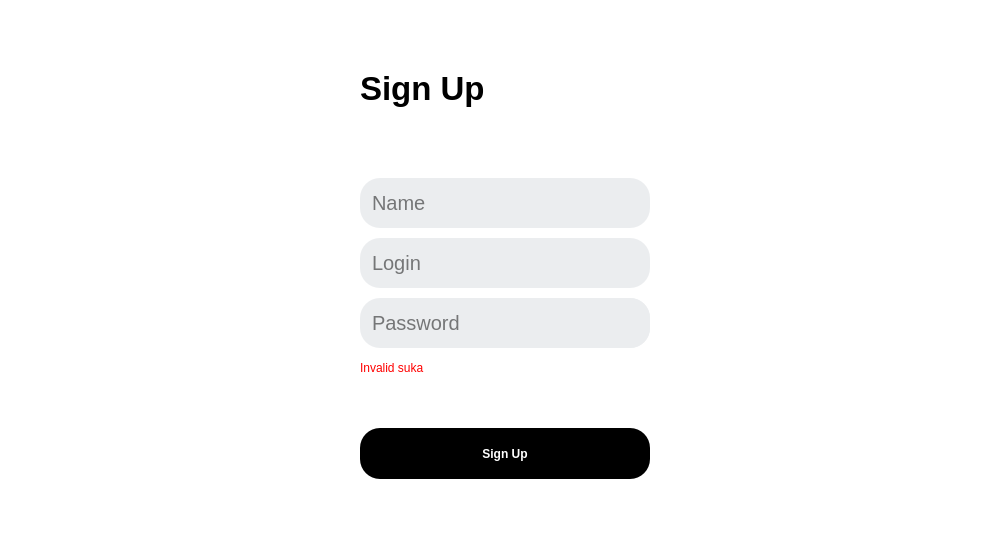
<?xml version="1.0" encoding="UTF-8"?>
<ui version="4.0">
 <class>form_Registration</class>
 <widget class="QWidget" name="form_Registration">
  <property name="geometry">
   <rect>
    <x>0</x>
    <y>0</y>
    <width>1000</width>
    <height>550</height>
   </rect>
  </property>
  <property name="minimumSize">
   <size>
    <width>1000</width>
    <height>550</height>
   </size>
  </property>
  <property name="maximumSize">
   <size>
    <width>1000</width>
    <height>550</height>
   </size>
  </property>
  <property name="windowTitle">
   <string>Form</string>
  </property>
  <property name="styleSheet">
   <string notr="true">QFrame, QWidget {
	border: 0;		
	background-color: transparent;
}

QPushButton {
	width: 40px;
	height: 40px;
	color: black;
	margin: 0;
	border-radius: 20px;
	background-color:  white;
}

QPushButton:hover {
	background-color:  rgb(235, 237, 239);
}

QPushButton:pressed {
	background-color: rgb(184,191,195);
}

QLineEdit {
	height: 50px;
	color: black;
	border-radius: 20px;
	background-color:  rgb(235, 237, 239);
	padding-left: 10px;
}

QTextBrowser QScrollBar:vertical {
	background-color: rgb(235, 237, 239);
	width: 8px;
}

QTextBrowser QScrollBar::handle:vertical {
        background-color: rgb(184,191,195);
        min-height: 5px;
        border-radius: 4px;
}

QTextBrowser QScrollBar::up-arrow:vertical, QScrollBar::down-arrow:vertical {
        background: none;
}

QTextBrowserQScrollBar::add-page:vertical, QScrollBar::sub-page:vertical {
        background: none;
}</string>
  </property>
  <layout class="QGridLayout" name="gridLayout_2">
   <property name="leftMargin">
    <number>0</number>
   </property>
   <property name="topMargin">
    <number>0</number>
   </property>
   <property name="rightMargin">
    <number>0</number>
   </property>
   <property name="bottomMargin">
    <number>0</number>
   </property>
   <property name="spacing">
    <number>0</number>
   </property>
   <item row="0" column="0">
    <widget class="QFrame" name="frame_Main">
     <property name="frameShape">
      <enum>QFrame::StyledPanel</enum>
     </property>
     <property name="frameShadow">
      <enum>QFrame::Raised</enum>
     </property>
     <layout class="QHBoxLayout" name="horizontalLayout">
      <property name="spacing">
       <number>10</number>
      </property>
      <property name="leftMargin">
       <number>0</number>
      </property>
      <property name="topMargin">
       <number>0</number>
      </property>
      <property name="rightMargin">
       <number>0</number>
      </property>
      <property name="bottomMargin">
       <number>0</number>
      </property>
      <item>
       <widget class="QFrame" name="frame_ControlMain">
        <property name="minimumSize">
         <size>
          <width>325</width>
          <height>0</height>
         </size>
        </property>
        <property name="frameShape">
         <enum>QFrame::StyledPanel</enum>
        </property>
        <property name="frameShadow">
         <enum>QFrame::Raised</enum>
        </property>
        <layout class="QVBoxLayout" name="verticalLayout_2">
         <property name="spacing">
          <number>10</number>
         </property>
         <property name="leftMargin">
          <number>0</number>
         </property>
         <property name="topMargin">
          <number>0</number>
         </property>
         <property name="rightMargin">
          <number>0</number>
         </property>
         <property name="bottomMargin">
          <number>0</number>
         </property>
         <item>
          <widget class="QFrame" name="frame_Control">
           <property name="minimumSize">
            <size>
             <width>0</width>
             <height>60</height>
            </size>
           </property>
           <property name="maximumSize">
            <size>
             <width>16777215</width>
             <height>60</height>
            </size>
           </property>
           <property name="frameShape">
            <enum>QFrame::StyledPanel</enum>
           </property>
           <property name="frameShadow">
            <enum>QFrame::Raised</enum>
           </property>
           <layout class="QHBoxLayout" name="horizontalLayout_2">
            <property name="spacing">
             <number>10</number>
            </property>
            <property name="leftMargin">
             <number>10</number>
            </property>
            <property name="topMargin">
             <number>10</number>
            </property>
            <property name="rightMargin">
             <number>10</number>
            </property>
            <property name="bottomMargin">
             <number>10</number>
            </property>
            <item>
             <widget class="QPushButton" name="button_ControlBack">
              <property name="text">
               <string/>
              </property>
             </widget>
            </item>
            <item>
             <spacer name="horizontalSpacer_3">
              <property name="orientation">
               <enum>Qt::Horizontal</enum>
              </property>
              <property name="sizeHint" stdset="0">
               <size>
                <width>252</width>
                <height>20</height>
               </size>
              </property>
             </spacer>
            </item>
           </layout>
          </widget>
         </item>
         <item>
          <spacer name="verticalSpacer_3">
           <property name="orientation">
            <enum>Qt::Vertical</enum>
           </property>
           <property name="sizeHint" stdset="0">
            <size>
             <width>20</width>
             <height>477</height>
            </size>
           </property>
          </spacer>
         </item>
        </layout>
       </widget>
      </item>
      <item>
       <widget class="QFrame" name="frame_RegistrationMain">
        <property name="minimumSize">
         <size>
          <width>327</width>
          <height>0</height>
         </size>
        </property>
        <property name="styleSheet">
         <string notr="true"/>
        </property>
        <property name="frameShape">
         <enum>QFrame::StyledPanel</enum>
        </property>
        <property name="frameShadow">
         <enum>QFrame::Raised</enum>
        </property>
        <layout class="QVBoxLayout" name="verticalLayout">
         <property name="spacing">
          <number>10</number>
         </property>
         <property name="leftMargin">
          <number>0</number>
         </property>
         <property name="topMargin">
          <number>0</number>
         </property>
         <property name="rightMargin">
          <number>0</number>
         </property>
         <property name="bottomMargin">
          <number>0</number>
         </property>
         <item>
          <spacer name="verticalSpacer">
           <property name="orientation">
            <enum>Qt::Vertical</enum>
           </property>
           <property name="sizeHint" stdset="0">
            <size>
             <width>20</width>
             <height>37</height>
            </size>
           </property>
          </spacer>
         </item>
         <item>
          <widget class="QFrame" name="frame_RegistrationWindow">
           <property name="minimumSize">
            <size>
             <width>0</width>
             <height>450</height>
            </size>
           </property>
           <property name="maximumSize">
            <size>
             <width>16777215</width>
             <height>450</height>
            </size>
           </property>
           <property name="styleSheet">
            <string notr="true">QFrame {
	background-color: white;
	border-radius: 30px;
}

QLabel#label_FormatError {
	color: red;
}

QPushButton {
	height: 60px;
	background-color: black;
	color: white;
}

QPushButton:pressed {
	background-color: rgb(30,30,30);
}

QPushButton#button_PasswordVisibility {
	padding-right: 10px:
}</string>
           </property>
           <property name="frameShape">
            <enum>QFrame::StyledPanel</enum>
           </property>
           <property name="frameShadow">
            <enum>QFrame::Raised</enum>
           </property>
           <layout class="QGridLayout" name="gridLayout">
            <property name="leftMargin">
             <number>0</number>
            </property>
            <property name="topMargin">
             <number>0</number>
            </property>
            <property name="rightMargin">
             <number>0</number>
            </property>
            <property name="bottomMargin">
             <number>0</number>
            </property>
            <property name="spacing">
             <number>0</number>
            </property>
            <item row="0" column="1">
             <spacer name="verticalSpacer_4">
              <property name="orientation">
               <enum>Qt::Vertical</enum>
              </property>
              <property name="sizeType">
               <enum>QSizePolicy::Minimum</enum>
              </property>
              <property name="sizeHint" stdset="0">
               <size>
                <width>20</width>
                <height>20</height>
               </size>
              </property>
             </spacer>
            </item>
            <item row="1" column="0">
             <spacer name="horizontalSpacer_2">
              <property name="orientation">
               <enum>Qt::Horizontal</enum>
              </property>
              <property name="sizeType">
               <enum>QSizePolicy::Minimum</enum>
              </property>
              <property name="sizeHint" stdset="0">
               <size>
                <width>20</width>
                <height>20</height>
               </size>
              </property>
             </spacer>
            </item>
            <item row="1" column="1">
             <widget class="QFrame" name="frame_RegistrationWindowSub">
              <property name="minimumSize">
               <size>
                <width>287</width>
                <height>410</height>
               </size>
              </property>
              <property name="frameShape">
               <enum>QFrame::StyledPanel</enum>
              </property>
              <property name="frameShadow">
               <enum>QFrame::Raised</enum>
              </property>
              <layout class="QVBoxLayout" name="verticalLayout_3">
               <property name="spacing">
                <number>10</number>
               </property>
               <property name="leftMargin">
                <number>0</number>
               </property>
               <property name="topMargin">
                <number>0</number>
               </property>
               <property name="rightMargin">
                <number>0</number>
               </property>
               <property name="bottomMargin">
                <number>0</number>
               </property>
               <item>
                <widget class="QLabel" name="label_SignIn">
                 <property name="font">
                  <font>
                   <pointsize>25</pointsize>
                   <weight>75</weight>
                   <bold>true</bold>
                  </font>
                 </property>
                 <property name="text">
                  <string>Sign Up</string>
                 </property>
                 <property name="indent">
                  <number>0</number>
                 </property>
                </widget>
               </item>
               <item>
                <widget class="QTextBrowser" name="textBrowser_Rules">
                 <property name="maximumSize">
                  <size>
                   <width>16777215</width>
                   <height>100</height>
                  </size>
                 </property>
                </widget>
               </item>
               <item>
                <widget class="QLineEdit" name="line_Login_2">
                 <property name="font">
                  <font>
                   <pointsize>15</pointsize>
                  </font>
                 </property>
                 <property name="placeholderText">
                  <string>Name</string>
                 </property>
                </widget>
               </item>
               <item>
                <widget class="QLineEdit" name="line_Login">
                 <property name="font">
                  <font>
                   <pointsize>15</pointsize>
                  </font>
                 </property>
                 <property name="placeholderText">
                  <string>Login</string>
                 </property>
                </widget>
               </item>
               <item>
                <widget class="QFrame" name="frame_PasswordInput">
                 <property name="minimumSize">
                  <size>
                   <width>0</width>
                   <height>50</height>
                  </size>
                 </property>
                 <property name="maximumSize">
                  <size>
                   <width>16777215</width>
                   <height>50</height>
                  </size>
                 </property>
                 <property name="styleSheet">
                  <string notr="true">QFrame {
	height: 60px;
	color: black;
	border-radius: 20px;
	background-color:  rgb(235, 237, 239);
	padding-left: 10px;
}


QLineEdit {
	border: 0;
	padding-left: 0;
	background-color: rgb(235, 237, 239);
	border-top-right-radius: 0;
	border-bottom-right-radius: 0;
}

QPushButton {
	height: 60px;
	border: 20px;
	background-color: rgb(235, 237, 239);
	border-top-left-radius: 0;
	border-bottom-left-radius: 0;
}</string>
                 </property>
                 <property name="frameShape">
                  <enum>QFrame::StyledPanel</enum>
                 </property>
                 <property name="frameShadow">
                  <enum>QFrame::Raised</enum>
                 </property>
                 <layout class="QHBoxLayout" name="horizontalLayout_3">
                  <property name="spacing">
                   <number>0</number>
                  </property>
                  <property name="leftMargin">
                   <number>0</number>
                  </property>
                  <property name="topMargin">
                   <number>0</number>
                  </property>
                  <property name="rightMargin">
                   <number>0</number>
                  </property>
                  <property name="bottomMargin">
                   <number>0</number>
                  </property>
                  <item>
                   <widget class="QLineEdit" name="line_Password">
                    <property name="font">
                     <font>
                      <pointsize>15</pointsize>
                     </font>
                    </property>
                    <property name="echoMode">
                     <enum>QLineEdit::Password</enum>
                    </property>
                    <property name="placeholderText">
                     <string>Password</string>
                    </property>
                   </widget>
                  </item>
                  <item>
                   <widget class="QPushButton" name="button_PasswordVisibility">
                    <property name="text">
                     <string/>
                    </property>
                    <property name="checkable">
                     <bool>true</bool>
                    </property>
                   </widget>
                  </item>
                 </layout>
                </widget>
               </item>
               <item>
                <widget class="QLabel" name="label_FormatError">
                 <property name="minimumSize">
                  <size>
                   <width>0</width>
                   <height>20</height>
                  </size>
                 </property>
                 <property name="maximumSize">
                  <size>
                   <width>16777215</width>
                   <height>20</height>
                  </size>
                 </property>
                 <property name="text">
                  <string>Invalid suka</string>
                 </property>
                </widget>
               </item>
               <item>
                <widget class="QTextBrowser" name="textBrowser_LogIn">
                 <property name="minimumSize">
                  <size>
                   <width>0</width>
                   <height>30</height>
                  </size>
                 </property>
                 <property name="maximumSize">
                  <size>
                   <width>16777215</width>
                   <height>20</height>
                  </size>
                 </property>
                </widget>
               </item>
               <item>
                <widget class="QPushButton" name="button_SignIn">
                 <property name="font">
                  <font>
                   <weight>75</weight>
                   <bold>true</bold>
                  </font>
                 </property>
                 <property name="text">
                  <string>Sign Up</string>
                 </property>
                </widget>
               </item>
              </layout>
             </widget>
            </item>
            <item row="1" column="2">
             <spacer name="horizontalSpacer_4">
              <property name="orientation">
               <enum>Qt::Horizontal</enum>
              </property>
              <property name="sizeType">
               <enum>QSizePolicy::Minimum</enum>
              </property>
              <property name="sizeHint" stdset="0">
               <size>
                <width>20</width>
                <height>20</height>
               </size>
              </property>
             </spacer>
            </item>
            <item row="2" column="1">
             <spacer name="verticalSpacer_5">
              <property name="orientation">
               <enum>Qt::Vertical</enum>
              </property>
              <property name="sizeType">
               <enum>QSizePolicy::Minimum</enum>
              </property>
              <property name="sizeHint" stdset="0">
               <size>
                <width>20</width>
                <height>20</height>
               </size>
              </property>
             </spacer>
            </item>
           </layout>
          </widget>
         </item>
         <item>
          <spacer name="verticalSpacer_2">
           <property name="orientation">
            <enum>Qt::Vertical</enum>
           </property>
           <property name="sizeHint" stdset="0">
            <size>
             <width>20</width>
             <height>37</height>
            </size>
           </property>
          </spacer>
         </item>
        </layout>
       </widget>
      </item>
      <item>
       <spacer name="horizontalSpacer">
        <property name="orientation">
         <enum>Qt::Horizontal</enum>
        </property>
        <property name="sizeHint" stdset="0">
         <size>
          <width>320</width>
          <height>20</height>
         </size>
        </property>
       </spacer>
      </item>
     </layout>
    </widget>
   </item>
  </layout>
 </widget>
 <resources/>
 <connections/>
</ui>
